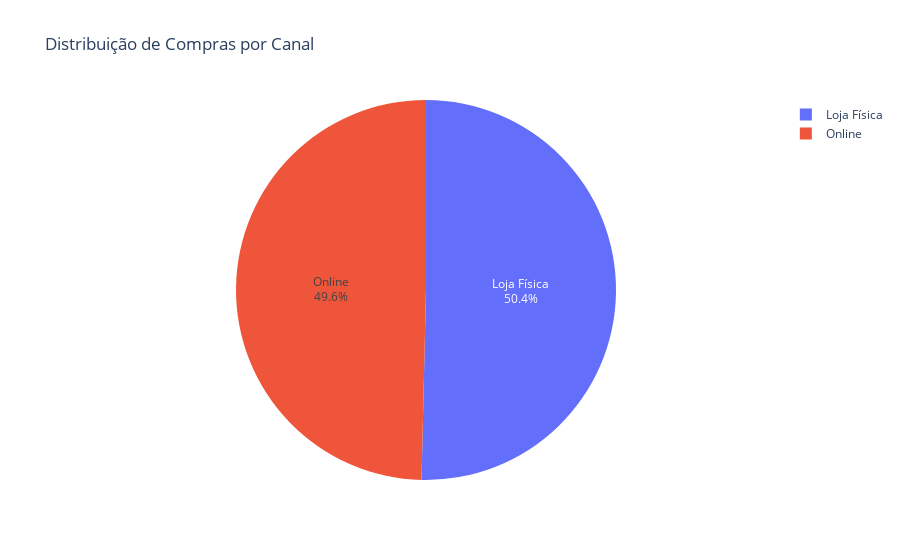

The cell this chart's notebook holds for it:
### Markdown cell above
## Percentagem de compras online VS Percentagem de compras em loja fisica
Perceber se os clientes usam mais as lojas fisicas ou a loja online. <br>
Se o objetivo é aumentar o volume de vendas da loja online pode ser razoável criar campanhas específicas para a mesma.

### Code cell
compras_online = df_vendas[df_vendas['Canal'] == 'Online']
compras_loja = df_vendas[df_vendas['Canal'] == 'Loja Física']

print(f"Número de compras online: {compras_online.shape[0]}")
print(f"Número de compras na loja: {compras_loja.shape[0]}")

fig = go.Figure(data=[go.Pie(labels=['Online', 'Loja Física'],
                             values=[compras_online.shape[0], compras_loja.shape[0]])])
fig.update_traces(textposition='inside', textinfo='percent+label')
fig.update_layout(title_text="Distribuição de Compras por Canal")
fig.show()

### Figure 1 — Plotly figure (JSON) as saved in the notebook; plotly's stock layout.template omitted (floating-point values rounded to 4 significant figures)
{"data": [{"labels": ["Online", "Loja Física"], "textinfo": "percent+label", "textposition": "inside", "type": "pie", "values": [17939, 18210]}], "layout": {"title": {"text": "Distribuição de Compras por Canal"}}}
